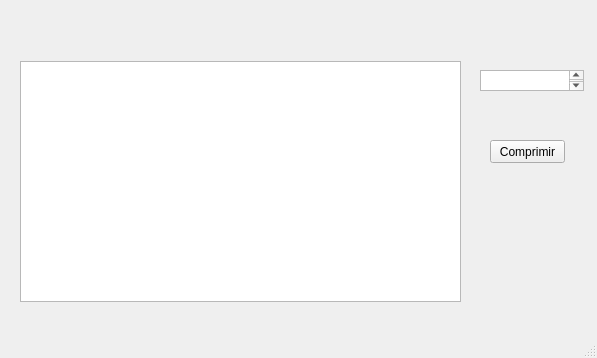
<?xml version="1.0" encoding="UTF-8"?>
<ui version="4.0">
 <class>UI</class>
 <widget class="QMainWindow" name="UI">
  <property name="geometry">
   <rect>
    <x>0</x>
    <y>0</y>
    <width>597</width>
    <height>358</height>
   </rect>
  </property>
  <property name="windowTitle">
   <string>MainWindow</string>
  </property>
  <widget class="QWidget" name="centralwidget">
   <widget class="QTreeView" name="directoryTree">
    <property name="geometry">
     <rect>
      <x>20</x>
      <y>61</y>
      <width>441</width>
      <height>241</height>
     </rect>
    </property>
   </widget>
   <widget class="QPushButton" name="compressButton">
    <property name="geometry">
     <rect>
      <x>490</x>
      <y>140</y>
      <width>75</width>
      <height>23</height>
     </rect>
    </property>
    <property name="text">
     <string>Comprimir</string>
    </property>
   </widget>
   <widget class="QTextEdit" name="futureFileName">
    <property name="geometry">
     <rect>
      <x>480</x>
      <y>70</y>
      <width>104</width>
      <height>21</height>
     </rect>
    </property>
   </widget>
  </widget>
  <widget class="QMenuBar" name="menubar">
   <property name="geometry">
    <rect>
     <x>0</x>
     <y>0</y>
     <width>597</width>
     <height>21</height>
    </rect>
   </property>
  </widget>
  <widget class="QStatusBar" name="statusbar"/>
 </widget>
 <resources/>
 <connections/>
</ui>
